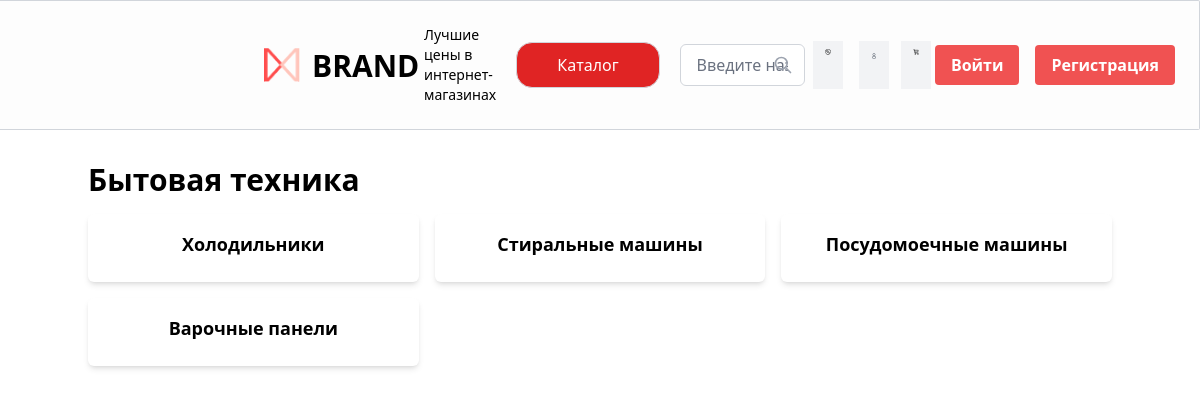
Page /category/4 on the committed database.
### tables this page shows
CREATE TABLE category (
            id INTEGER PRIMARY KEY AUTOINCREMENT,
            name TEXT NOT NULL
        );

CREATE TABLE subcategory (
            id INTEGER PRIMARY KEY AUTOINCREMENT,
            name TEXT NOT NULL,
            category_id INTEGER,
            FOREIGN KEY (category_id) REFERENCES category(id)
        );

### app.py (the view)
@app.route('/category/<int:category_id>')
def category_detail(category_id):
    db = get_db()
    cursor = db.cursor()
    cursor.execute("SELECT name FROM category WHERE id = ?", (category_id,))
    category_name = cursor.fetchone()[0]
    cursor.execute("SELECT id, name FROM subcategory WHERE category_id = ?", (category_id,))
    subcategories = cursor.fetchall()
    subcategories = [dict(zip(('id', 'name'), subcategory)) for subcategory in subcategories]
    db.close()
    return render_template('category_detail.html', category_name=category_name, subcategories=subcategories)

### app.py (called while the page is built)
def get_db():
    conn = sqlite3.connect(DATABASE)
    conn.execute('PRAGMA foreign_keys = ON')
    return conn

### templates/category_detail.html (shortened to what this page needs)
{% extends 'base.html' %}
    {% block body %}
    <header class="flex items-center  p-6 bg-white-2   border border-l-0 border-gray-300 rounded-tr-sm rounded-br-sm ">
        <a href="{{ url_for('index') }}">
            <h1 class="text-3xl font-black ml-72 mb-5 absolute ">BRAND</h1>
            <img class="h-9.5 w-9 ml-60 mx-40" src="/static/img/behoof_logo.png" alt=""></a>
          <p class="text-sm text-rgba(38, 49, 65, 1) pr-5 ">Лучшие цены в <br>интернет-магазинах </p>
          <div class="relative inline-block">
            <button class="text-white flex items-center bg-red-600 border border-2-0 border-gray-300 hover:bg-red-400 py-2.5 px-10 mr-5 rounded-2xl focus:outline-slate-50" onclick="toggleDropdown('dropdownMenuRight')">Каталог</button>
          </div>
          <div class="w-500px relative">
            <div class="relative z-10">
              <input type="text" id="search-input" class="w-full px-4 py-2 rounded-md border border-gray-300 focus:ring focus:ring-blue-500 focus:ring-opacity-50" placeholder="Введите название товара" onkeyup="searchProducts()">
              <div class="absolute right-3 top-1/2 -translate-y-1/2">
                <svg xmlns="http://www.w3.org/2000/svg" class="h-5 w-5 text-gray-400" fill="none" viewBox="0 0 24 24" stroke="currentColor"><path stroke-linecap="round" stroke-linejoin="round" stroke-width="2" d="M21 21l-6-6m2-5a7 7 0 11-14 0 7 7 0 0114 0z" /></svg>
              </div>
            </div>
          </div>
          <a href="/admin_panel" class="bg-smoky px-3 py-2 mx-2 w-12 h-12"></a>
          <a href="{{ url_for('profile') }}" class="bg-smoky px-3 py-3 mx-2 w-12 h-12"><img src="/static/img/frame.png" alt=""></a>
          <a href="{{ url_for('cart') }}" class="bg-smoky px-3 py-2 mx-1 w-12 h-12"></a>
          <div class="flex gap-4">
            <button class="bg-red-500 hover:bg-red-400 text-white font-bold py-2 px-4 rounded focus:outline-none focus:shadow-outline">
              <a href="{{ url_for('login') }}" class="text-white">Войти</a>
            </button>
            <button class="bg-red-500 hover:bg-red-400 text-white font-bold py-2 px-4 rounded focus:outline-none focus:shadow-outline">
              <a href="{{ url_for('register') }}" class="text-white">Регистрация</a>
            </button>
          </div>
        </header>
    <div class="container mx-auto mt-8">
        <h1 class="text-3xl font-bold mb-4">{{ category_name }}</h1>
        <div class="grid grid-cols-1 md:grid-cols-2 lg:grid-cols-3 gap-4">
            {% for subcategory in subcategories %}
                <a href="{{ url_for('products', subcategory_id=subcategory.id) }}" class="bg-white rounded-md shadow-md p-4 flex flex-col items-center">
                    <h2 class="text-lg font-bold mb-2">{{ subcategory.name }}</h2>
                </a>
            {% endfor %}
        </div>
    </div>
    {% endblock %}

### rows in the picture
category: name "Бытовая техника"
subcategory: name "Холодильники"
subcategory: name "Стиральные машины"
subcategory: name "Посудомоечные машины"
subcategory: name "Варочные панели"
